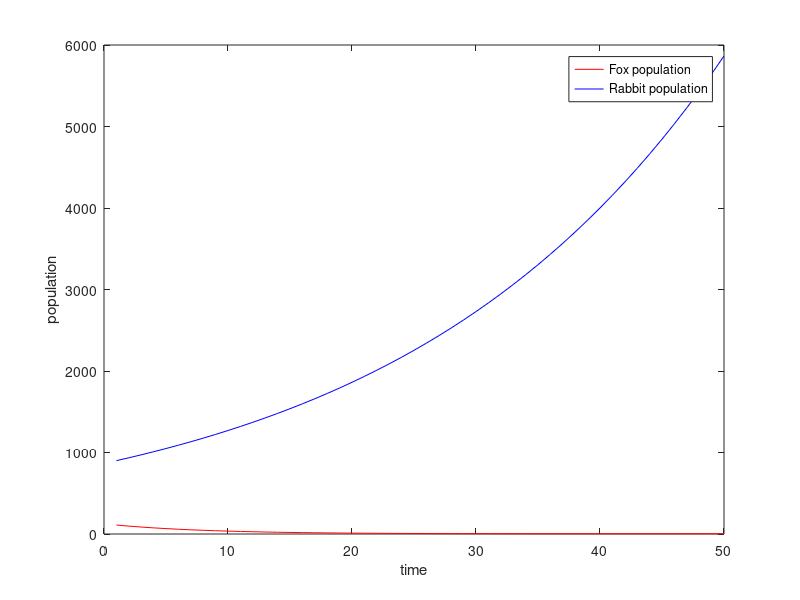
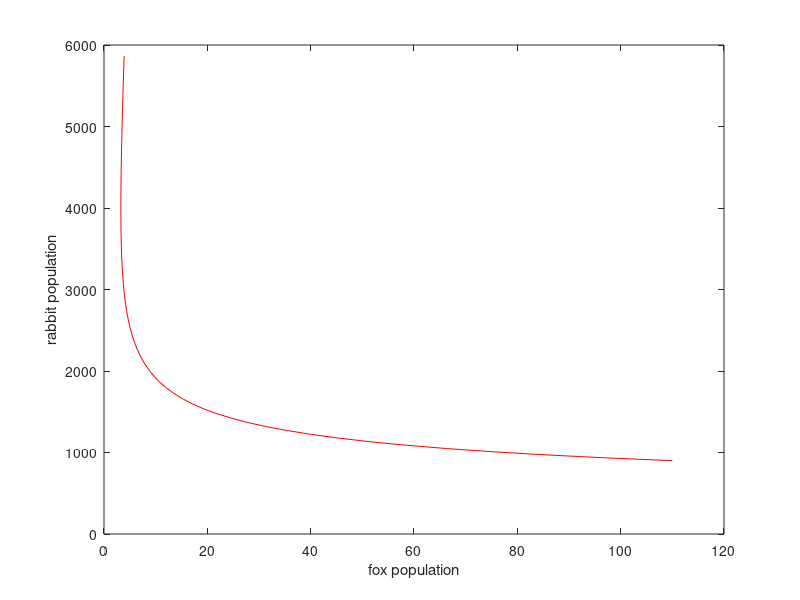
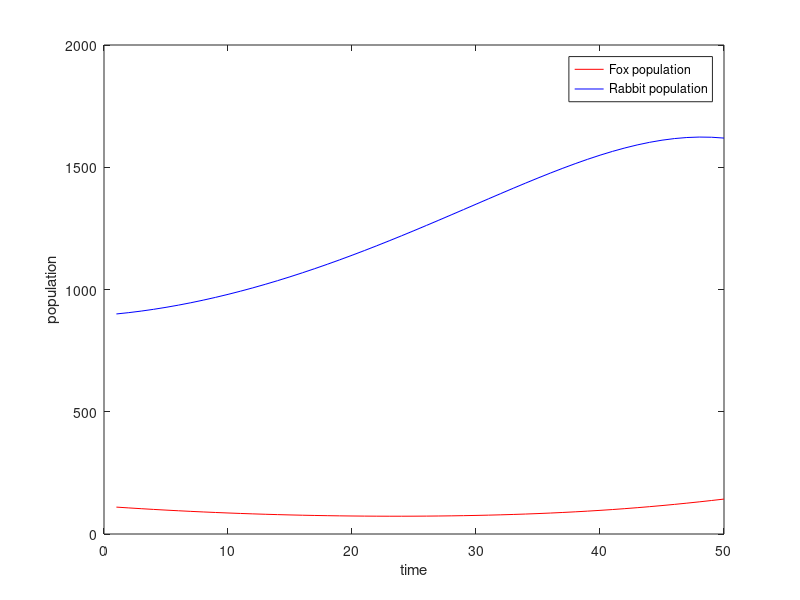
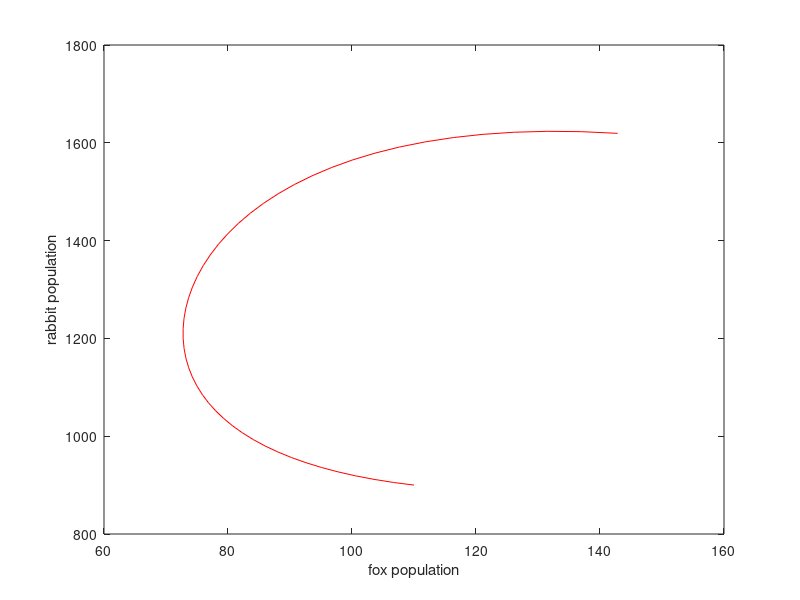

MATLAB code to generate these figures, in order:
clear all;

f0 = 110
r0 = 900
# death factor - fox
a = 1-0.88
# birth factor - fox
b = 0.0001
# death factor - rabbit
c = 0.0003
# birth factor - rabbit
d = 1.039-1

t = 1:50

# linear model
for i=1:49
  f(1) = f0;
  r(1) = r0;
  f(i+1) = ((1-a)*f(i))+(b*r(i));
  r(i+1) = (-c*f(i))+((1+d)*r(i));
end
t
f
r

figure 1
plot(t,f,'r-')
hold on
plot(t,r,'b-')
xlabel("time")
ylabel("population")
legend("Fox population", "Rabbit population")

figure 2
plot(f,r,'r-')
xlabel("fox population")
ylabel("rabbit population")

# non-linear model
for i=1:49
  f_1(1) = f0;
  r_1(1) = r0;
  f_1(i+1) = ((1-a)*f_1(i))+(b*r_1(i)*f_1(i));
  r_1(i+1) = (-c*f_1(i)*r_1(i))+((1+d)*r_1(i));
end

figure 3
plot(t,f_1,'r-')
hold on
plot(t,r_1,'b-')
xlabel("time")
ylabel("population")
legend("Fox population", "Rabbit population")

figure 4
plot(f_1,r_1,'r-')
xlabel("fox population")
ylabel("rabbit population")





